Frame 1 (no input): blank canvas, image omitted
Frame 60 (the mouse pressed at the canvas centre just before this capture): blank canvas, image omitted
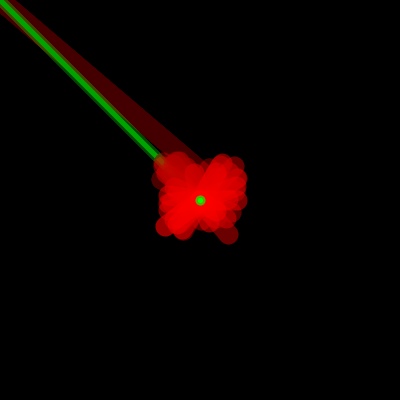
Frame 120 (the mouse held since frame 60 and released just before this capture)

The Processing sketch whose frames 1 and 60 were blank and that drew this single picture after the mouse press (run headless with seeded random() and noise(); from frame 60 on, the mouse is pressed at the canvas centre):

// Processing sketch: processing_hello_world3
// ── processing_hello_world3.pde
float alphaVal = 127;
float baseStrokeSize = 20;
float alphaFade = 2;
float spread = 40;

void setup() {
  size(400, 400);
  background(0);
}

void draw() {
  fill(0, alphaFade);
  noStroke();
  rect(0, 0, width, height);
  
  if (mousePressed) {
    strokeWeight(baseStrokeSize);
    stroke(255, 0, 0, alphaVal);
    line(mouseX + random(-spread, spread), mouseY + random(-spread, spread), pmouseX, pmouseY);
    
    strokeWeight(baseStrokeSize/2);
    stroke(0, 255, 0, alphaVal);
    line(mouseX, mouseY, pmouseX, pmouseY);

    strokeWeight(baseStrokeSize/4);
    stroke(0, 255, 0);
    line(mouseX, mouseY, pmouseX, pmouseY);
  }
}
